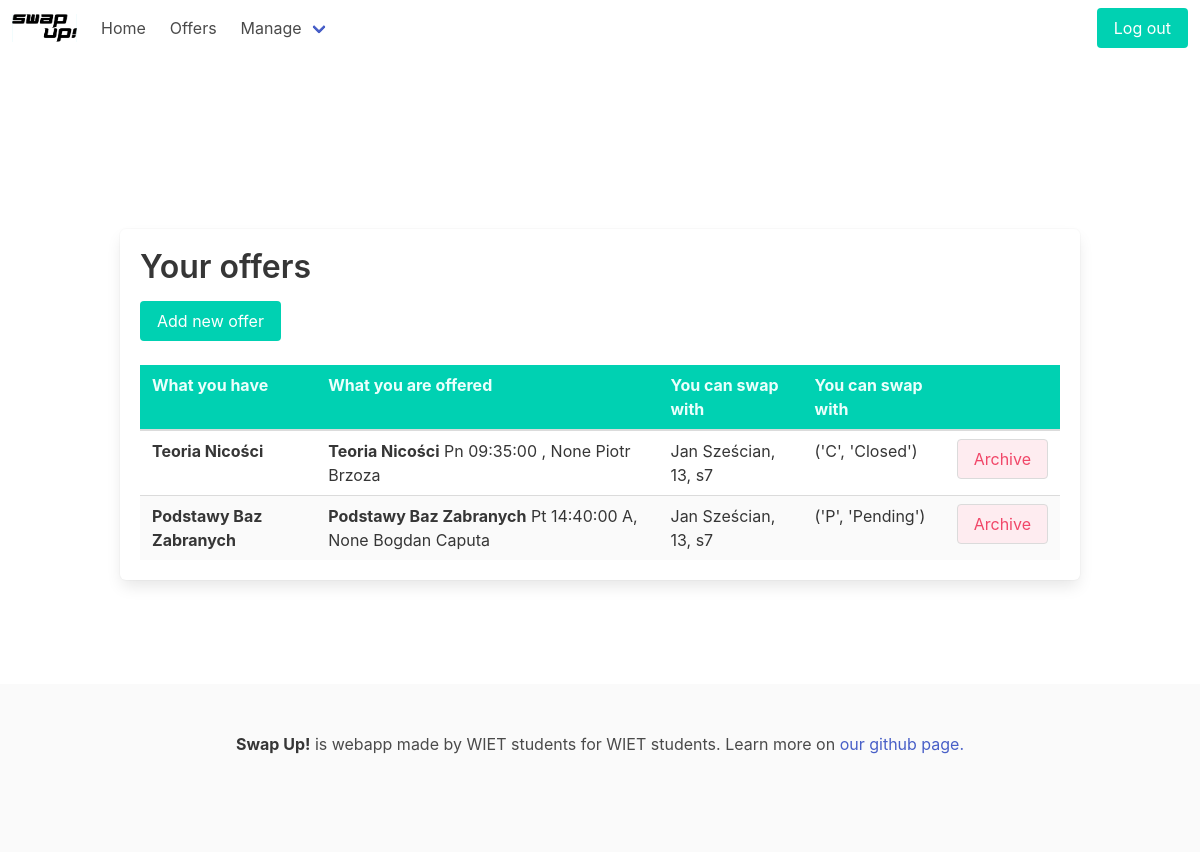
The page /exchange/my-offers (signed in) on the database as committed earlier.
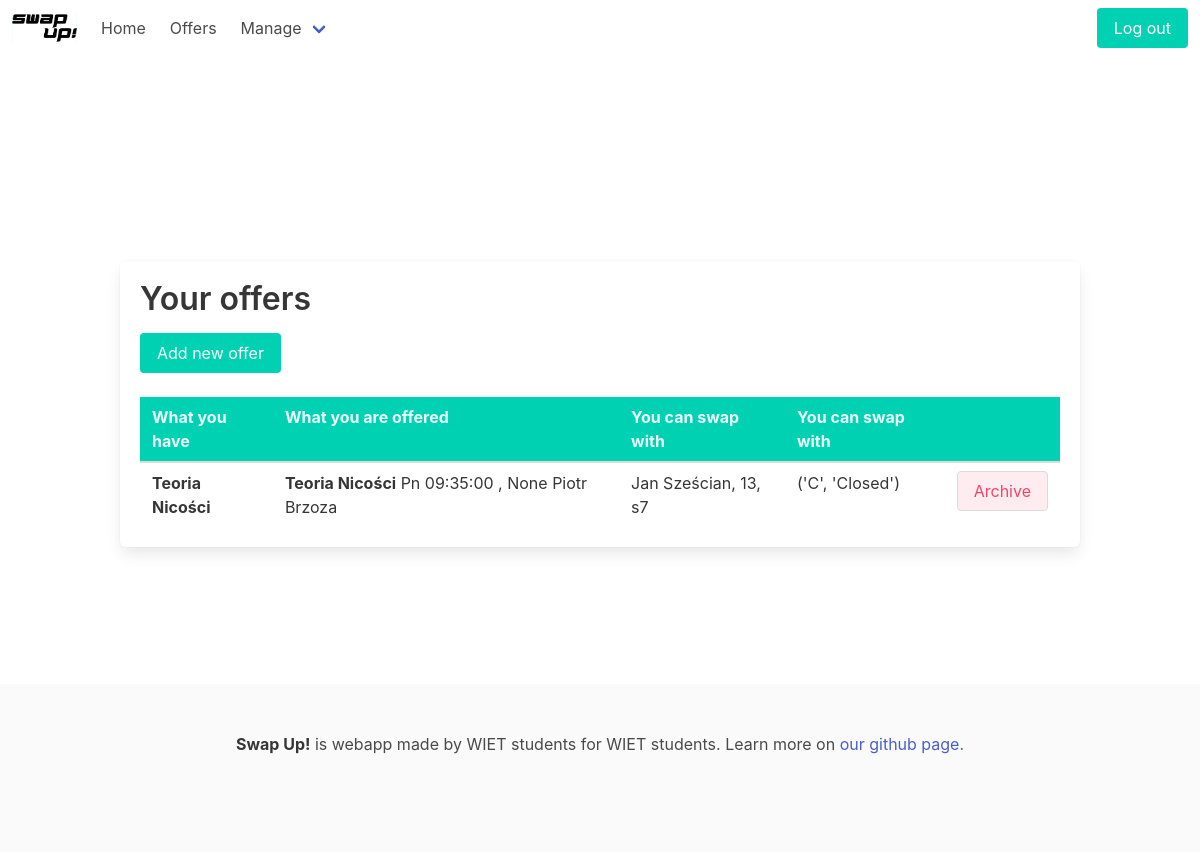
The same page on the database as committed later.
### exchange/models.py (models this page shows, shortened)
class Subject(models.Model):
    name = models.CharField(max_length=30, null=True)
    category = models.CharField(max_length=30, null=True)
    path = models.CharField(max_length=30, choices=PATHS, null=True)
    semester = models.IntegerField(choices=Semester.choices, null=True)
    mandatory = models.BooleanField(null=True)

class Teacher(models.Model):
    TITLES = [
        ('inż.', 'inżynier'),
        ('mgr. inż.', 'magister inżynier'),
        ('dr.', 'doktor'),
        ('dr. inż.', 'doktor inżynier')
    ]
    name = models.CharField(max_length=60, null=True)
    title = models.CharField(max_length=30, choices=TITLES, null=True)
    def __str__(self):
        return f'{self.title} {self.name}'

class Student(models.Model):
    user = models.OneToOneField(User, on_delete=models.CASCADE, null=True, blank=True)
    index_number = models.IntegerField(unique=True, null=True)
    semester = models.IntegerField(null=True)
    path = models.CharField(max_length=40, choices=PATHS, null=True)
    list_of_additional_subjects = models.ManyToManyField(Subject, blank=True)
    list_of_classes = models.ManyToManyField(Class, blank=True)
    subscribed = models.BooleanField(default=True, null=True)
    def __str__(self):
        if self.user:
            return f'{self.user.first_name} {self.user.last_name}, {self.index_number}, s{self.semester}'
        else:
            return f'Student without user, {self.index_number}, s{self.semester}'

class Offer(models.Model):
    STATES = [
        ('N', 'New'),
        ('P', 'Pending'),
        ('C', 'Closed'),
        ('A', 'Archived')
    ]
    id = models.AutoField(primary_key=True)
    student = models.ForeignKey(Student, on_delete=models.CASCADE, null=True)
    exchange = models.ForeignKey(Exchange, on_delete=models.CASCADE, null=True)
    state = models.CharField(max_length=10, choices=STATES, default=STATES[0])
    add_time = models.DateTimeField(auto_now_add=True, null=True)
    unwanted_class = models.ForeignKey(Class, on_delete=models.CASCADE, related_name='unwanted_class', null=True)
    preferred_days = None
    preferred_times = None
    preferred_classes = models.ManyToManyField(Class, related_name='user_green', null=True)
    acceptable_classes = models.ManyToManyField(Class, related_name='user_yellow', null=True)
    preferred_teachers = models.ManyToManyField(Teacher, null=True)
    additional_information = models.CharField(max_length=100, null=True)
    other_student = models.ForeignKey(Student, on_delete=models.CASCADE, null=True, related_name='wantee')
    other_offer = models.ForeignKey("Offer", on_delete=models.CASCADE, null=True)
    def dictionary(self):
        offer_dict = {}
        offer_dict['student'] = f'{self.student.user.first_name} {self.student.user.last_name}' if self.student.user.first_name and self.student.user.last_name else 'Anonymous'
        offer_dict['subject'] = self.unwanted_class.subject.name if self.unwanted_class.subject.name else ''
        offer_dict['time'] = f'{self.unwanted_class.day} {self.unwanted_class.week}, {self.unwanted_class.time}' if self.unwanted_class else ''
        offer_dict['teacher'] = self.unwanted_class.teacher.name if self.unwanted_class.teacher else ''
        offer_dict['comment'] = self.additional_information if self.additional_information else None
        offer_dict['preferred_days'] = self.preferred_days
        offer_dict['preferred_hours'] = self.preferred_times
        offer_dict['preferred_teachers'] = [teacher.name for teacher in self.preferred_teachers.all()]
        offer_dict['id'] = self.id
        offer_dict['date'] = self.add_time
        offer_dict['state'] = self.state if self.state else None
        try:
            term = [c for c in self.other_student.list_of_classes.all() if c.subject == self.unwanted_class.subject][0]
        except:
            term = None
        offer_dict['other_time'] = f'{term.day} {term.time} {term.week}' if term else None
        offer_dict['other_teacher'] = term.teacher if term else None
        offer_dict['other_student'] = self.other_student
        return offer_dict

### exchange/views.py (the view, shortened to what this page needs)
# urls.py: path('my-offers', views.user_offers, name='user-offers'),
@login_required
def user_offers(request):
    current_student = request.user.student
    db_offers = Offer.objects.filter(student=current_student.id).exclude(state=Offer.STATES[3])
    offers = [o.dictionary() for o in db_offers]
    return render(request, 'exchange/user_offers.html', {'offers': offers})

### exchange/templates/exchange/user_offers.html (shortened to what this page needs)
{% extends 'base.html' %}
{% block content %}
<div class="container is-max-desktop">
<div class='content box mt-6'>
    <h1 class="hero">Your offers</h1>
    <a class="button is-primary block" href="{% url 'schedule' %}">Add new offer</a>
    {% if offers %}
    <table class='table is-striped is-hoverable is-fullwidth'>
        <thead>
        <tr class="has-background-primary">
                <th class="has-text-primary-light">What you have</th>
                <th class="has-text-primary-light">What you are offered</th>
                <th class="has-text-primary-light">You can swap with</th>
                <th class="has-text-primary-light">You can swap with</th>
                <th></th>
            </tr>
        </thead>
        <tbody>
            {% for offer in offers %}
        <tr>
            <td><strong>{{offer.subject}}</strong>
            <td> {% if offer.other_student %}
                <strong>{{offer.subject}}</strong> {{offer.other_time}}, {{offer.other_teacher}}
                {% endif %}
            </td>
            <td>
                {% if offer.other_student %}
                {{offer.other_student}}
                {% endif %}
            </td>
            <td>
                {{offer.state}}
            </td>
            <td>
                <form action="" method="get">
                    <button id="{{offer.id}}" onclick="onDelete('{{offer.id}}');" class="button has-background-danger-light has-text-danger" name="delete_user_offer" value="">
                        Archive
                    </button>
                </form>
            </td>
        </tr>
            {% endfor %}
            </tbody>
    </table>
    {% else %}
    <p>You have no offers.</p>
    {% endif %}
</div>
</div>
{% endblock %}

Rows that differ between the two databases and show on the page:
no longer on this page (row unchanged): Subject: subject "Podstawy Baz Zabranych", subject "Podstawy Baz Zabranych"
no longer on this page (row unchanged): Teacher: other_teacher "None Bogdan Caputa"
no longer on this page (row edited): Offer: state "('P', 'Pending')"
Other text that changed with them:
list line gone: "Pt 14:40:00 A , Archive"
list line gone: "Jan Sześcian, 13, s7"
